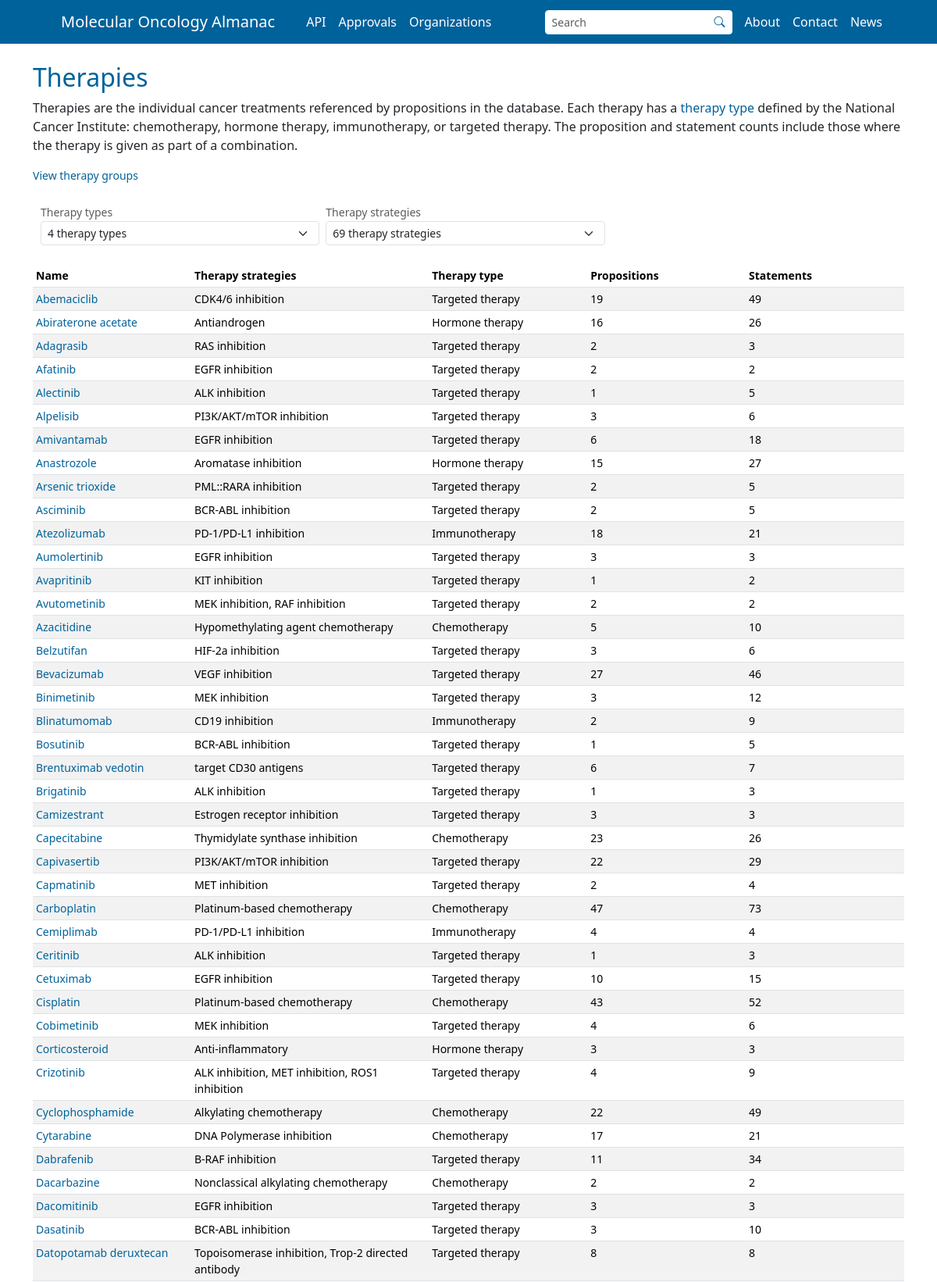
The app's page /therapies (upper part) with its own data.
### app/models.py (models this page shows)
class Base(sqlalchemy.orm.DeclarativeBase):
    pass

class Therapies(Base):
    __tablename__ = "therapies"
    id = sqlalchemy.Column(sqlalchemy.String, primary_key=True)
    name = sqlalchemy.Column(sqlalchemy.String, nullable=False)
    therapy_strategy = sqlalchemy.Column(sqlalchemy.Text, nullable=False)
    therapy_type = sqlalchemy.Column(sqlalchemy.String, nullable=False)
    propositions_count = sqlalchemy.Column(sqlalchemy.Integer, nullable=False)
    statements_count = sqlalchemy.Column(sqlalchemy.Integer, nullable=False)

### app/blueprints/main/routes.py (the view)
@main_bp.route("/therapies", defaults={"therapy_id": None}, methods=["GET", "POST"])
@main_bp.route("/therapies/<path:therapy_id>", endpoint="therapies")
def therapies(therapy_id: str | None = None):
    if therapy_id:
        record = requests.API.get_therapy(therapy_id=therapy_id)
        if not record:
            legacy_record = requests.API.find_therapy_by_name(name=therapy_id)
            if not legacy_record:
                flask.abort(404)
            return flask.redirect(
                flask.url_for("main.therapies", therapy_id=legacy_record["id"]), code=301
            )
        processed_record = services.process_therapy(record=record)
        therapy_propositions = requests.API.get_search_results(
            config_organization_filter=True, filters=[("therapy", record["name"])]
        )
        processed_propositions = services.process_propositions(
            records=therapy_propositions
        )
        return flask.render_template(
            template_name_or_list="therapy.html",
            therapy=processed_record,
            propositions_by_category=processed_propositions,
            organizations=services.extract_organizations(propositions=processed_propositions),
            filter_options=services.extract_proposition_filter_options(
                propositions=processed_propositions.get("VariantTherapeuticResponseProposition", [])
            ),
        )
    else:
        records = requests.Local.get_therapies()
        all_therapy_types = sorted(set(record["therapy_type"] for record in records))
        all_therapy_strategies = sorted(
            set(strategy for record in records for strategy in record["therapy_strategy"]),
            key=str.lower,
        )
        return flask.render_template(
            template_name_or_list="therapies.html",
            therapies=records,
            all_therapy_types=[{"id": name, "name": name} for name in all_therapy_types],
            all_therapy_strategies=[{"id": name, "name": name} for name in all_therapy_strategies],
        )

### app/blueprints/main/handlers.py (called while the page is built)
    @staticmethod
    def construct_base_query(model: models.Base) -> sqlalchemy.Select:
        return sqlalchemy.select(model)

    @staticmethod
    def execute_query(session: sqlalchemy.orm.Session, statement: sqlalchemy.sql.Executable) -> list[models.Base]:
        return (
            session
            .execute(statement=statement)
            .unique()
            .scalars()
            .all()
        )

    @classmethod
    def serialize_instances(cls, instances: list[models.Base], **kwargs) -> list[dict[str, typing.Any]]:
        result = []
        for instance in instances:
            serialized_instance = cls.serialize_single_instance(instance=instance, **kwargs)
            result.append(serialized_instance)
        return result

    @classmethod
    def serialize_primary_instance(cls, instance: models.Base) -> dict[str, typing.Any]:
        return {column.name: getattr(instance, column.name) for column in instance.__table__.columns}

    @classmethod
    def serialize_single_instance(cls, instance: models.Documents) -> dict[str, typing.Any]:
        serialized_record = cls.serialize_primary_instance(instance=instance)
        return serialized_record

### app/blueprints/main/requests.py (called while the page is built)
    @classmethod
    def get(cls, handler, statement):
        session_factory = flask.current_app.config["SESSION_FACTORY"]
        with session_factory() as session:
            result = handler.execute_query(session=session, statement=statement)
            serialized = handler.serialize_instances(instances=result)
            serialized = serialized
        return serialized

    @classmethod
    def get_therapies(cls):
        handler = handlers.Therapies()
        statement = handler.construct_base_query(model=models.Therapies)
        results = cls.get(handler=handler, statement=statement)
        for result in results:
            result["therapy_strategy"] = json.loads(result["therapy_strategy"])
        return cls.sort(data=results, sort_key="name")

    @classmethod
    def sort(cls, data, sort_key="name", reverse=False):
        try:
            return sorted(data, key=lambda d: d[sort_key], reverse=reverse)
        except KeyError as e:
            raise KeyError(
                f"Missing key '{sort_key}' in one or more dictionaries."
            ) from e

### app/database.py (called while the page is built)
    def optionxform(self, optionstr):
        return optionstr

### app/templates/therapies.html (shortened to what this page needs)
{% extends 'base.html' %}
{% from "macros.html" import multiselect_filter %}
{% block content %}
  <br>
  <h2 class="title">Therapies</h2>
  <p>
    Therapies are the individual cancer treatments referenced by propositions in the database. Each therapy has a
    <a href="https://www.cancer.gov/about-cancer/treatment/types" target="_blank">therapy type</a> defined by the
    National Cancer Institute: chemotherapy, hormone therapy, immunotherapy, or targeted therapy. The proposition and
    statement counts include those where the therapy is given as part of a combination.
  </p>
  <p class="small"><a href="{{ url_for('main.therapy_groups') }}">View therapy groups</a></p>
  {% set table = "#therapies-table-result" %}
  <div class="row g-2 mb-4">
    <div class="col-md-4">
      <span class="text-muted small">Therapy types</span>
      {{ multiselect_filter(all_therapy_types, "therapy type", "therapy types", "data-therapyTypes", table, mode="any") }}
    </div>
    <div class="col-md-4">
      <span class="text-muted small">Therapy strategies</span>
      {{ multiselect_filter(all_therapy_strategies, "therapy strategy", "therapy strategies", "data-therapyStrategies", table, mode="any", separator="|") }}
    </div>
  </div>
  <table id="therapies-table-result" class="table table-striped table-hover table-sm small w-100 dataTable">
    <thead>
      <tr>
        <th style="width: 10%">Name</th>
        <th style="width: 15%">Therapy strategies</th>
        <th style="width: 10%">Therapy type</th>
        <th style="width: 10%">Propositions</th>
        <th style="width: 10%">Statements</th>
      </tr>
    </thead>
    <tbody>
      {% for therapy in therapies %}
        <tr data-therapyTypes="{{ therapy.therapy_type }}" data-therapyStrategies="{{ therapy.therapy_strategy|join('|') }}">
          <td><a href="{{ url_for('main.therapies', therapy_id=therapy.id) }}">{{ therapy.name }}</a></td>
          <td>{{ therapy.therapy_strategy|join(', ') }}</td>
          <td>{{ therapy.therapy_type }}</td>
          <td>{{ therapy.propositions_count }}</td>
          <td>{{ therapy.statements_count }}</td>
        </tr>
      {% endfor %}
    </tbody>
  </table>
{% endblock %}

### app/templates/base.html (shortened to what this page needs)
<!doctype html>
<html lang="en">
  <head>
    {% block styles %}
      {{ bootstrap.load_css() }}
      <link rel="stylesheet" type="text/css" href="https://cdn.datatables.net/2.3.0/css/dataTables.bootstrap5.css">
      <link rel="stylesheet" href="https://cdn.jsdelivr.net/npm/bootstrap-icons@1.13.1/font/bootstrap-icons.min.css">
      <link rel="stylesheet" type="text/css" href="{{ url_for('static', filename=css_path) }}">
      <link rel="stylesheet" type="text/css" href="{{ url_for('static', filename='css/app.css') }}"/>
    {% endblock %}
  </head>
  <body class="d-flex flex-column min-vh-100">
    <div id="content">
      {% include "navbar.html" %}
      <section class="container-fluid">
        <div class="container">
          {% block content %}
          {% endblock %}
          <br>
        </div>
      </section>
    </div>
  </body>
</html>

### app/templates/macros.html (shortened to what this page needs)
{% macro multiselect_filter(items, noun, plural, attribute, table, mode="any", separator=",") -%}
<div class="dropdown multiselect-filter" data-attribute="{{ attribute }}" data-table="{{ table }}" data-mode="{{ mode }}"
  data-separator="{{ separator }}">
  <button class="form-select form-select-sm text-start text-truncate" type="button"
    data-bs-toggle="dropdown" data-bs-auto-close="outside" aria-expanded="false">{{ items|length }} {{ noun if items|length == 1 else plural }}</button>
</div>
{%- endmacro %}

### app/templates/navbar.html (shortened to what this page needs)
<nav class="navbar navbar-expand-lg" data-bs-theme="dark">
    <div class="container-fluid">
        <a class="navbar-brand" href="/">Molecular Oncology Almanac</a>
        <div class="collapse navbar-collapse" id="navbarMain">
            {% if request.endpoint not in ('main.index', 'main.search') %}
            <form class="navbar-search term-search ms-lg-auto" data-bs-theme="light" action="{{ url_for('main.search') }}" method="get" role="search">
                <div class="input-group input-group-sm">
                    <input
                      id="navbar-search"
                      name="q"
                      type="search"
                      class="form-control"
                      placeholder="Search"
                      autocomplete="off"
                      role="combobox"
                      aria-autocomplete="list"
                      aria-expanded="false"
                      aria-controls="navbar-search-results"
                      data-terms-url="{{ url_for('main.search_terms') }}"
                    >
                    <button type="submit" class="btn" aria-label="Search"><i class="bi bi-search" aria-hidden="true"></i></button>
                </div>
            </form>
            {% endif %}
            <ul class="navbar-nav me-auto mb-2 mb-lg-0">
                <li class="nav-item">
                    <a class="nav-link" href="{{ api_url }}" target="_blank">API</a>
                </li>
                <li class="nav-item">
                    <a class="nav-link" href="{{ url_for('main.indications') }}">Approvals</a>
                </li>
                <li class="nav-item">
                    <a class="nav-link" href="{{ url_for('main.organizations') }}">Organizations</a>
                </li>
            </ul>
            <ul class="navbar-nav navbar-nav-end ms-auto mb-2 mb-lg-0">
                <li class="nav-item">
                    <a class="nav-link" href="{{ url_for('main.about') }}">About</a>
                </li>
                <li class="nav-item">
                    <a class="nav-link" href="{{ url_for('main.about') }}#contact">Contact</a>
                </li>
                <li class="nav-item">
                    <a class="nav-link" href="https://news.moalmanac.org" rel="noopener">News</a>
                </li>
            </ul>
        </div>
    </div>
</nav>

### app/static/css/theme-colors-default.css (style rules this page uses)
:root { --primary-color: #00629B; --secondary-color: #FFA300; --tertiary-color: #41B6E6; }

### app/static/css/app.css (style rules this page uses)
html, body { height: 100%; }
html { position: relative; }
body { margin-bottom: 60px; }
.title { color: var(--primary-color); }
.navbar { background-color: var(--primary-color); display: flex; min-height: 56px; padding: 0 0.5rem; }
.navbar .container-fluid { display: flex; flex-wrap: wrap; align-items: center; padding: 0; }
.navbar .navbar-brand { display: flex; align-items: center; flex: 1 1 0; min-width: 0; margin-right: 0.5rem; padding: 0.75rem 0.5rem; white-space: normal; }
.navbar a { color: #FFFFFF; }
.navbar-collapse { flex-basis: 100%; }
.navbar-nav .nav-link { display: flex; align-items: center; padding: 0.75rem 0.5rem; }
.navbar-nav .nav-item { display: flex; flex-direction: column; }
.navbar-search { padding: 0.5rem; }
.navbar-search .form-control { border-color: #FFFFFF; }
.navbar-search .btn { --bs-btn-color: var(--primary-color); --bs-btn-bg: #FFFFFF; --bs-btn-border-color: #FFFFFF; --bs-btn-hover-color: var(--primary-color); --bs-btn-hover-bg: var(--secondary-color); --bs-btn-hover-border-color: var(--secondary-color); --bs-btn-active-color: var(--primary-color); --bs-btn-active-bg: var(--secondary-color); --bs-btn-active-border-color: var(--secondary-color); }
.navbar-search~.navbar-nav-end { margin-left: 0 !important; }
@media (min-width: 992px) { .navbar { align-items: stretch; height: 56px; padding: 0 50px; } }
@media (min-width: 992px) { .navbar .container-fluid { flex-wrap: nowrap; align-items: stretch; height: 100%; padding-left: 0.75rem; padding-right: 0.75rem; } }
@media (min-width: 992px) { .navbar .navbar-brand { flex: 0 0 auto; height: 100%; margin-right: 1rem; padding: 1rem; white-space: nowrap; } }
@media (min-width: 992px) { .navbar-collapse { flex-basis: auto; } }
@media (min-width: 992px) { .navbar-search { order: 1; align-self: center; width: 16rem; padding: 0 0.5rem; } }
@media (min-width: 992px) { .navbar-nav-end { order: 2; } }
@media (min-width: 992px) { .navbar-nav .nav-item { flex-direction: row; align-items: center; height: 100%; } }
@media (min-width: 992px) { .navbar-nav .nav-link { height: 100%; padding: 1rem; } }
.row { margin-top: 0; padding: 0 10px; width: 100%; }
.term-search { position: relative; }
.table { table-layout: fixed; word-wrap: break-word; }
table.dataTable th { text-align: left !important; }
table.dataTable td { text-align: left !important; }
a { color: var(--primary-color); text-decoration: none; }

### records on screen
Therapies: name "Abemaciclib", therapy_strategy "CDK4/6 inhibition", therapy_type "Targeted therapy", propositions_count "19", statements_count "49"
Therapies: name "Abiraterone acetate", therapy_strategy "Antiandrogen", therapy_type "Hormone therapy", propositions_count "16", statements_count "26"
Therapies: name "Adagrasib", therapy_strategy "RAS inhibition", therapy_type "Targeted therapy", propositions_count "2", statements_count "3"
Therapies: name "Afatinib", therapy_strategy "EGFR inhibition", therapy_type "Targeted therapy", propositions_count "2", statements_count "2"
Therapies: name "Alectinib", therapy_strategy "ALK inhibition", therapy_type "Targeted therapy", propositions_count "1", statements_count "5"
Therapies: name "Alpelisib", therapy_strategy "PI3K/AKT/mTOR inhibition", therapy_type "Targeted therapy", propositions_count "3", statements_count "6"
Therapies: name "Amivantamab", therapy_strategy "EGFR inhibition", therapy_type "Targeted therapy", propositions_count "6", statements_count "18"
Therapies: name "Anastrozole", therapy_strategy "Aromatase inhibition", therapy_type "Hormone therapy", propositions_count "15", statements_count "27"
Therapies: name "Arsenic trioxide", therapy_strategy "PML::RARA inhibition", therapy_type "Targeted therapy", propositions_count "2", statements_count "5"
Therapies: name "Asciminib", therapy_strategy "BCR-ABL inhibition", therapy_type "Targeted therapy", propositions_count "2", statements_count "5"
Therapies: name "Atezolizumab", therapy_strategy "PD-1/PD-L1 inhibition", therapy_type "Immunotherapy", propositions_count "18", statements_count "21"
Therapies: name "Aumolertinib", therapy_strategy "EGFR inhibition", therapy_type "Targeted therapy", propositions_count "3", statements_count "3"
Therapies: name "Avapritinib", therapy_strategy "KIT inhibition", therapy_type "Targeted therapy", propositions_count "1", statements_count "2"
Therapies: name "Avutometinib", therapy_strategy "MEK inhibition, RAF inhibition", therapy_type "Targeted therapy", propositions_count "2", statements_count "2"
Therapies: name "Azacitidine", therapy_strategy "Hypomethylating agent chemotherapy", therapy_type "Chemotherapy", propositions_count "5", statements_count "10"
Therapies: name "Belzutifan", therapy_strategy "HIF-2a inhibition", therapy_type "Targeted therapy", propositions_count "3", statements_count "6"
Therapies: name "Bevacizumab", therapy_strategy "VEGF inhibition", therapy_type "Targeted therapy", propositions_count "27", statements_count "46"
Therapies: name "Binimetinib", therapy_strategy "MEK inhibition", therapy_type "Targeted therapy", propositions_count "3", statements_count "12"
Therapies: name "Blinatumomab", therapy_strategy "CD19 inhibition", therapy_type "Immunotherapy", propositions_count "2", statements_count "9"
Therapies: name "Bosutinib", therapy_strategy "BCR-ABL inhibition", therapy_type "Targeted therapy", propositions_count "1", statements_count "5"
Therapies: name "Brentuximab vedotin", therapy_strategy "target CD30 antigens", therapy_type "Targeted therapy", propositions_count "6", statements_count "7"
Therapies: name "Brigatinib", therapy_strategy "ALK inhibition", therapy_type "Targeted therapy", propositions_count "1", statements_count "3"
Therapies: name "Camizestrant", therapy_strategy "Estrogen receptor inhibition", therapy_type "Targeted therapy", propositions_count "3", statements_count "3"
Therapies: name "Capecitabine", therapy_strategy "Thymidylate synthase inhibition", therapy_type "Chemotherapy", propositions_count "23", statements_count "26"
Therapies: name "Capivasertib", therapy_strategy "PI3K/AKT/mTOR inhibition", therapy_type "Targeted therapy", propositions_count "22", statements_count "29"
Therapies: name "Capmatinib", therapy_strategy "MET inhibition", therapy_type "Targeted therapy", propositions_count "2", statements_count "4"
Therapies: name "Carboplatin", therapy_strategy "Platinum-based chemotherapy", therapy_type "Chemotherapy", propositions_count "47", statements_count "73"
Therapies: name "Cemiplimab", therapy_strategy "PD-1/PD-L1 inhibition", therapy_type "Immunotherapy", propositions_count "4", statements_count "4"
Therapies: name "Ceritinib", therapy_strategy "ALK inhibition", therapy_type "Targeted therapy", propositions_count "1", statements_count "3"
Therapies: name "Cetuximab", therapy_strategy "EGFR inhibition", therapy_type "Targeted therapy", propositions_count "10", statements_count "15"
Therapies: name "Cisplatin", therapy_strategy "Platinum-based chemotherapy", therapy_type "Chemotherapy", propositions_count "43", statements_count "52"
Therapies: name "Cobimetinib", therapy_strategy "MEK inhibition", therapy_type "Targeted therapy", propositions_count "4", statements_count "6"
Therapies: name "Corticosteroid", therapy_strategy "Anti-inflammatory", therapy_type "Hormone therapy", propositions_count "3", statements_count "3"
Therapies: name "Crizotinib", therapy_strategy "ALK inhibition, MET inhibition, ROS1 inhibition", therapy_type "Targeted therapy", propositions_count "4", statements_count "9"
Therapies: name "Cyclophosphamide", therapy_strategy "Alkylating chemotherapy", therapy_type "Chemotherapy", propositions_count "22", statements_count "49"
Therapies: name "Cytarabine", therapy_strategy "DNA Polymerase inhibition", therapy_type "Chemotherapy", propositions_count "17", statements_count "21"
Therapies: name "Dabrafenib", therapy_strategy "B-RAF inhibition", therapy_type "Targeted therapy", propositions_count "11", statements_count "34"
Therapies: name "Dacarbazine", therapy_strategy "Nonclassical alkylating chemotherapy", therapy_type "Chemotherapy", propositions_count "2", statements_count "2"
Therapies: name "Dacomitinib", therapy_strategy "EGFR inhibition", therapy_type "Targeted therapy", propositions_count "3", statements_count "3"
Therapies: name "Dasatinib", therapy_strategy "BCR-ABL inhibition", therapy_type "Targeted therapy", propositions_count "3", statements_count "10"
Therapies: name "Datopotamab deruxtecan", therapy_strategy "Topoisomerase inhibition, Trop-2 directed antibody", therapy_type "Targeted therapy", propositions_count "8", statements_count "8"

### other values on screen
{{ items|length }} "4 69"
{{ noun if items|length == 1 else plural }} "therapy types therapy strategies"
